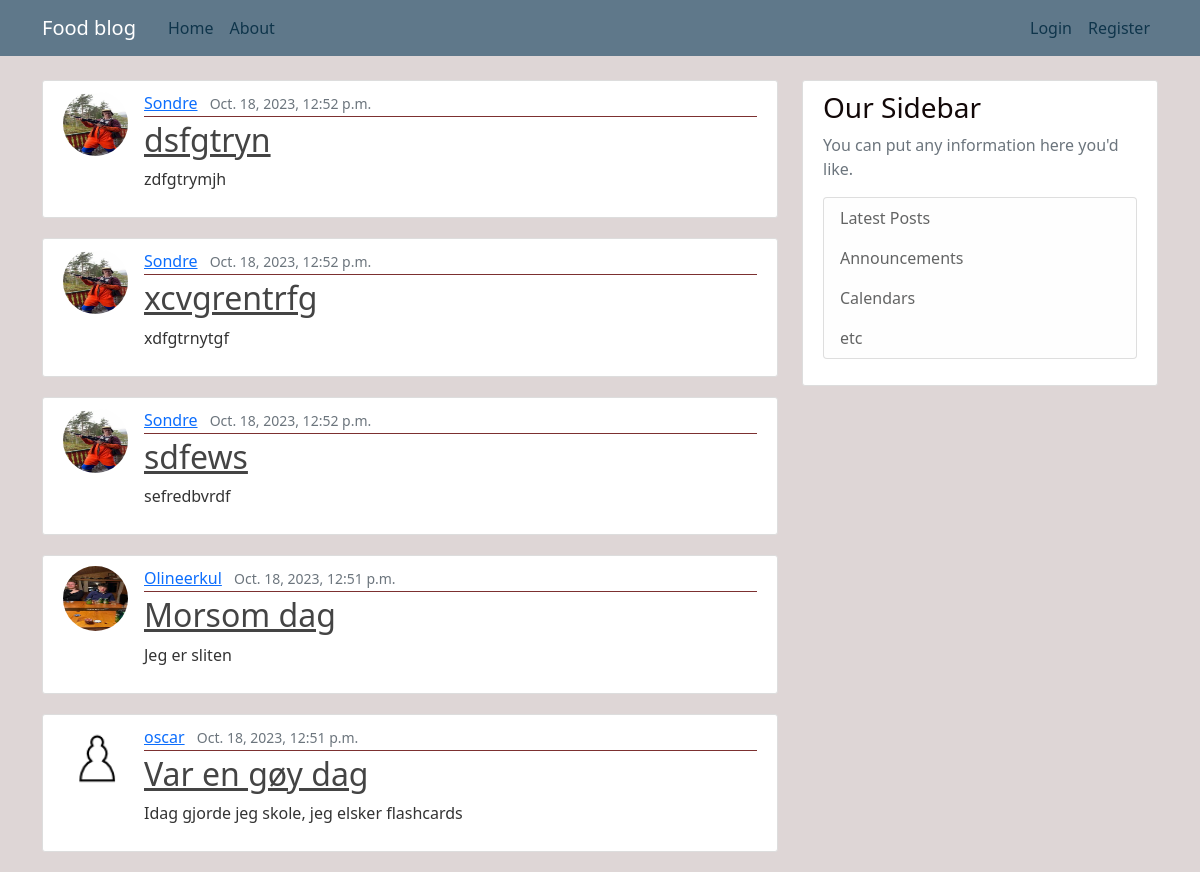
The page / on the database its author committed.
### blog/models.py (models this page shows, shortened)
class Post(models.Model):
    title=models.CharField(max_length=100)
    content=models.TextField()
    picture=models.ImageField(upload_to='post_pics',blank=True)
    created_at=models.DateTimeField(default=timezone.now)
    author=models.ForeignKey(User,on_delete=models.CASCADE)

### users/models.py (models this page shows, shortened)
class Profile(models.Model):
    user=models.OneToOneField(User,on_delete=models.CASCADE)
    image=models.ImageField(default='default.jpg',upload_to='profile_pics')

### blog/views.py (the view)
# urls.py: path('',PostListView.as_view(), name="blog-home"),
class PostListView(ListView):
    model=Post
    template_name="blog/home.html"
    context_object_name='posts'
    ordering=['-created_at']
    picture=['picture']
    paginate_by=5

### blog/templates/blog/home.html (shortened to what this page needs)
{%extends "blog/base.html"%}
{%block content%}
    {%for post in posts%}
        <article class="media content-section">
            <img class="rounded-circle article-img " src="{{ post.author.profile.image.url }}">
            <div class="media-body">
            <div class="article-metadata">
                <a class="mr-2" href="#">{{ post.author }}</a>
                <small class="text-muted">{{ post.created_at }}</small>
            </div>
            <h2><a class="article-title" href="{% url 'post-detail' post.id %}">{{ post.title }}</a></h2>
            <p class="article-content">{{ post.content }}</p>
            </div>
        </article>
    {%endfor%}
{%endblock content%}

### blog/static/blog/main.css (style rules this page uses)
body { background: #ded6d6; color: #333333; margin-top: 5rem; }
h1, h2, h3, h4, h5, h6 { color: #120808; }
.content-section { background: #ffffff; padding: 10px 20px; border: 1px solid #dddddd; border-radius: 3px; margin-bottom: 20px; }
.article-title { color: #444444; }
.article-content { white-space: pre-line; }
.article-img { height: 65px; width: 65px; margin-right: 16px; }
.article-metadata { padding-bottom: 1px; margin-bottom: 4px; border-bottom: 1px solid #7c3030 }

### rows shown on the page
Post: author.profile.image (picture), author "Sondre", created_at "Oct. 18, 2023, 12:52 p.m.", title "dsfgtryn", content "zdfgtrymjh"
Post: author.profile.image (picture), author "Sondre", created_at "Oct. 18, 2023, 12:52 p.m.", title "xcvgrentrfg", content "xdfgtrnytgf"
Post: author.profile.image (picture), author "Sondre", created_at "Oct. 18, 2023, 12:52 p.m.", title "sdfews", content "sefredbvrdf"
Post: author.profile.image (picture), author "Olineerkul", created_at "Oct. 18, 2023, 12:51 p.m.", title "Morsom dag", content "Jeg er sliten"
Post: author.profile.image (placeholder picture), author "oscar", created_at "Oct. 18, 2023, 12:51 p.m.", title "Var en gøy dag", content "Idag gjorde jeg skole, jeg elsker flashcards"
